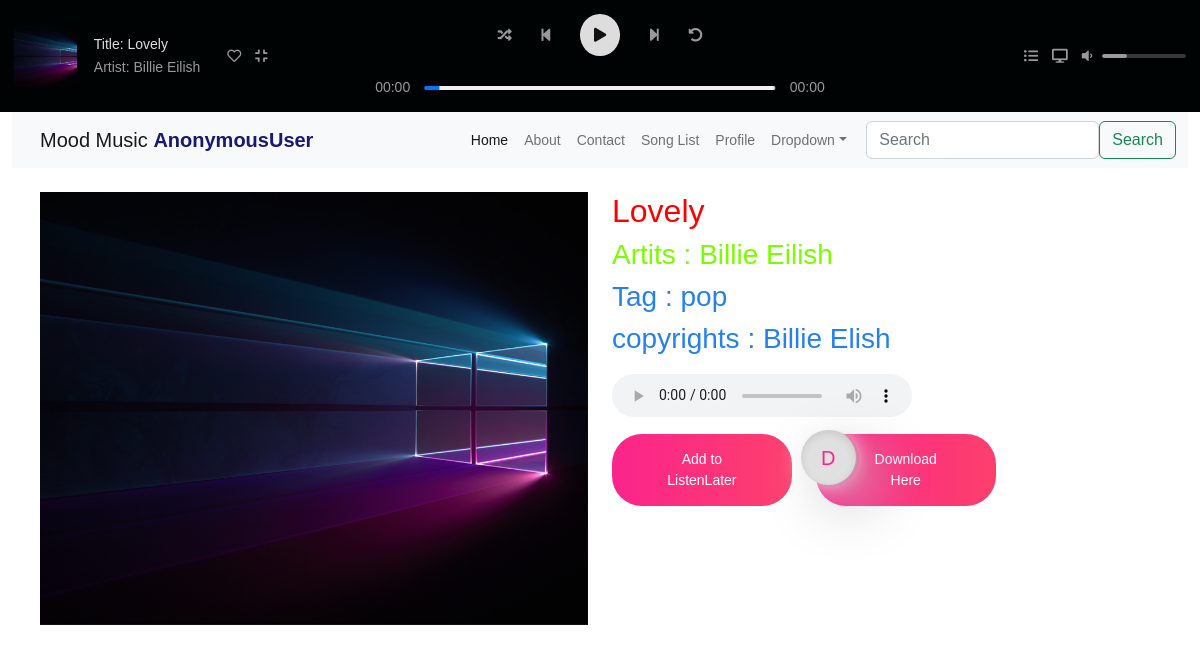
/music/songlisten/17, run on the app's committed database.
### Music/models.py (models this page shows, shortened)
class Song(models.Model):
    song_id = models.AutoField(primary_key=True)
    title = models.CharField(max_length=500,unique=True)
    artist = models.CharField(max_length=200, blank=True)
    tags = models.CharField(max_length=30,blank=True)
    copyrights = models.CharField(max_length=100,null=True)
    image = models.ImageField(upload_to ='images')
    song = models.FileField(upload_to='musics')

### Music/views.py (the view, shortened to what this page needs)
# urls.py: path('songlisten/<int:id>',views.Songlisten, name='songlisten'),
def Songlisten(request, id):
    songObj = Song.objects.filter(song_id=id).first()
    return render(request, "listensong.html", {'song': songObj})

### templates/listensong.html (shortened to what this page needs)
{% extends 'base.html' %}
{% block body %}
{% include 'playercard.html' %}
{% include 'navbar.html' %}
<link rel="stylesheet" href="/static/css/button.css">
<div class="container-fluid">
    <div class="row my-4 mx-3">
        <div class="col-md-6">
            <img src="/media/{{song.image}}" alt="" height="100%" width="100%" id="imgsrc">
        </div>
        <div class="col-md-6">
            <h2 style="color:red;">{{song.title}}</h2>
            <h3 style="color: lawngreen;">Artits : {{song.artist}}</h3>
            <h3 style="color: rgb(37, 129, 235);">Tag : {{song.tags}}</h3>
            <h3 style="color: rgb(37, 129, 235);">copyrights : {{song.copyrights}}</h3>
            <div>
                <audio controls style="padding-top: 2%;">
                    <source src="/media/{{song.song}}" id="mediasource">
                </audio>
            </div>
            <div style="padding-top: 2%;">
                <div class="row" style=" flex-wrap: nowrap; margin-right: 65%;">
                    <form action="/music/songlisten/{{song.song_id}}" method="post">{% csrf_token %}
                        <button type="submit" class="magic-btn"> Add to ListenLater</button>
                    </form>
                    <a href="/media/{{song.song}}"><button class="magic-btn"><span>D</span> Download Here</button></a>
                </div>
            </div>
        </div>
    </div>
</div>
{% endblock body %}

### templates/playercard.html (shortened to what this page needs)
<link rel="stylesheet" href="/static/css/playercard.css">
<body>
    <div class="music-player">
        <div class="song-bar">
            <div class="song-infos">
                <div class="image-container">
                    <img src="https://d2y6mqrpjbqoe6.cloudfront.net/image/upload/f_auto,q_auto/media/library-400/216_636967437355378335Your_Lie_Small_hq.jpg"
                        alt=""  id="playimgid"/>
                </div>
                <div class="song-description">
                    <p class="title" id="titleid">
                        Title: {{song.title}}
                    </p>
                    <p class="artist" id="artistid">Artist: {{song.artist}}</p>
                </div>
            </div>
            <div class="icons">
                <i class="far fa-heart"></i>
                <i class="fas fa-compress"></i>
            </div>
        </div>
        <div class="progress-controller">
            <div class="control-buttons">
                <i class="fas fa-random" id="randomPlay"></i>
                <i class="fas fa-step-backward" id="previous"></i>
                <i class="play-pause fas fa-play" id="mainPlay"></i>
                <i class="fas fa-step-forward" id="next"></i>
                <i class="fas fa-undo-alt"></i>
            </div>
            <div class="progress-container">
                <span id="timestart">00:00</span>
                <div class="progress-bar">
                    <input type="range" name="range" id="myProgressBar" min="0" value="0" max="100">
                </div>
                <span id="timeend">00:00</span>
            </div>
        </div>
        <div class="songInfo" style="position: absolute; right: 20%;">
        </div>
        <div class="other-features">
            <i class="fas fa-list-ul"></i>
            <i class="fas fa-desktop"></i>
            <div class="volume-bar">
                <i class="fas fa-volume-down"></i>
                <div class="progress-bar">
                    <div class="progress"></div>
                </div>
            </div>
        </div>
    </div>
</body>

### static/css/playercard.css (style rules this page uses)
* { box-sizing: border-box; font-family: "circular std book", sans-serif; }
body { margin: 0; padding: 0; font-size: 14px; }
.music-player { --primary-color: #ddd; --secondary-color: #999; --green-color: #2d5; --padding: 1em; background-color: rgb(0, 3, 3); display: flex; justify-content: center; align-items: center; position: relative; height: 7rem; padding: var(--padding); color: var(--primary-color); }
i { color: var(--secondary-color); }
.song-bar { position: absolute; left: var(--padding); display: flex; flex-direction: row; align-items: center; justify-content: flex-start; gap: 1.5rem; width: 25%; }
.song-infos { display: flex; align-items: center; gap: 1em; }
.image-container { --size: 4.5em; flex-shrink: 0; width: var(--size); height: var(--size); }
.image-container img { width: 100%; height: 100%; object-fit: cover; }
.song-description p { margin: 0.2em; }
.title, .artist { display: -webkit-box; -webkit-box-orient: vertical; -webkit-line-clamp: 1; overflow: hidden; }
.artist { color: var(--secondary-color); }
.icons { display: flex; gap: 1em; }
.progress-controller { width: 100%; display: flex; justify-content: center; flex-direction: column; align-items: center; gap: 1.5em; color: var(--secondary-color); }
.control-buttons { display: flex; align-items: center; gap: 2em; }
.play-pause { display: inline-block; padding: 1em; background-color: var(--primary-color); color: #111; border-radius: 50%; }
.progress-container { width: 100%; display: flex; align-items: center; justify-content: center; gap: 1em; }
.progress-bar { height: 4px; border-radius: 10px; width: 30%; background-color: #ccc4; }
.progress { position: relative; height: 100%; width: 30%; border-radius: 10px; background-color: var(--secondary-color); }
.other-features { position: absolute; right: var(--padding); display: flex; flex-direction: row; gap: 1em; }
.volume-bar { display: flex; align-items: center; gap: .7em; }
.volume-bar .progress-bar { width: 6em; }

### static/css/button.css (style rules this page uses)
.magic-btn { position: relative; padding: 15px 45px; border-radius: 30px; border: none; outline: none; background :linear-gradient(90deg, #fb248b,#fd3f6d); color: #fff; font-family: 'Poppins',sans-serif; transition: 1s linear; cursor: pointer; }
button span { position: absolute; width: 55px; height: 55px; background: #e0e0e0; border-radius: 50px; box-shadow: 20px 20px 60px #bebebe, 0px 0px 20px rgb(250, 250, 250), 3px 0px 0px rgb(0, 0,0, .1), 3px 2px 0px rgb(0, 0,0, .1), inset 0px 3px 8px rgb(0, 0, 0, .1); left: -15px; top:-4px; color: #fb248b; display: flex; align-items: center; justify-content: center; font-size: 20px; }

### data on the page
Song: title "Lovely", artist "Billie Eilish", image (picture), tags "pop", copyrights "Billie Elish"

### other printed values
{{ request.user }} "AnonymousUser"
